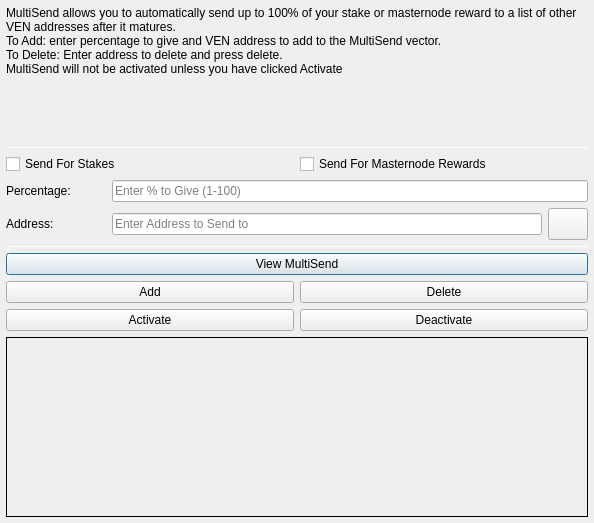
<?xml version="1.0" encoding="UTF-8"?>
<ui version="4.0">
 <class>MultiSendDialog</class>
 <widget class="QDialog" name="MultiSendDialog">
  <property name="windowModality">
   <enum>Qt::NonModal</enum>
  </property>
  <property name="geometry">
   <rect>
    <x>0</x>
    <y>0</y>
    <width>594</width>
    <height>523</height>
   </rect>
  </property>
  <property name="windowTitle">
   <string>MultiSend</string>
  </property>
  <layout class="QVBoxLayout" name="verticalLayout" stretch="0">
   <property name="leftMargin">
    <number>6</number>
   </property>
   <property name="topMargin">
    <number>6</number>
   </property>
   <property name="rightMargin">
    <number>6</number>
   </property>
   <property name="bottomMargin">
    <number>6</number>
   </property>
   <item>
    <layout class="QVBoxLayout" name="verticalLayout_Main" stretch="1,1,1,1,1,1">
     <item>
      <widget class="QLabel" name="label_2">
       <property name="lineWidth">
        <number>1</number>
       </property>
       <property name="text">
        <string>MultiSend allows you to automatically send up to 100% of your stake or masternode reward to a list of other VEN addresses after it matures.
To Add: enter percentage to give and VEN address to add to the MultiSend vector.
To Delete: Enter address to delete and press delete.
MultiSend will not be activated unless you have clicked Activate</string>
       </property>
       <property name="alignment">
        <set>Qt::AlignLeading|Qt::AlignLeft|Qt::AlignTop</set>
       </property>
       <property name="wordWrap">
        <bool>true</bool>
       </property>
      </widget>
     </item>
     <item>
      <widget class="Line" name="line">
       <property name="minimumSize">
        <size>
         <width>0</width>
         <height>1</height>
        </size>
       </property>
       <property name="maximumSize">
        <size>
         <width>16777215</width>
         <height>1</height>
        </size>
       </property>
       <property name="orientation">
        <enum>Qt::Horizontal</enum>
       </property>
      </widget>
     </item>
     <item>
      <layout class="QVBoxLayout" name="verticalLayout_Settings">
       <item>
        <layout class="QHBoxLayout" name="horizontalLayout">
         <item>
          <widget class="QCheckBox" name="multiSendStakeCheckBox">
           <property name="text">
            <string>Send For Stakes</string>
           </property>
          </widget>
         </item>
         <item>
          <widget class="QCheckBox" name="multiSendMasternodeCheckBox">
           <property name="text">
            <string>Send For Masternode Rewards</string>
           </property>
          </widget>
         </item>
        </layout>
       </item>
       <item>
        <layout class="QHBoxLayout" name="horizontalLayout_6">
         <item>
          <widget class="QLabel" name="label">
           <property name="minimumSize">
            <size>
             <width>100</width>
             <height>0</height>
            </size>
           </property>
           <property name="toolTip">
            <string>Percentage of stake to send</string>
           </property>
           <property name="text">
            <string>Percentage:</string>
           </property>
          </widget>
         </item>
         <item>
          <widget class="QLineEdit" name="multiSendPercentEdit">
           <property name="toolTip">
            <string>Enter whole numbers 1 - 100</string>
           </property>
           <property name="placeholderText">
            <string>Enter % to Give (1-100)</string>
           </property>
          </widget>
         </item>
        </layout>
       </item>
       <item>
        <layout class="QHBoxLayout" name="horizontalLayout_7">
         <item>
          <widget class="QLabel" name="label_5">
           <property name="minimumSize">
            <size>
             <width>100</width>
             <height>0</height>
            </size>
           </property>
           <property name="toolTip">
            <string>Address to send portion of stake to</string>
           </property>
           <property name="text">
            <string>Address:</string>
           </property>
          </widget>
         </item>
         <item>
          <widget class="QLineEdit" name="multiSendAddressEdit">
           <property name="toolTip">
            <string/>
           </property>
           <property name="placeholderText">
            <string>Enter Address to Send to</string>
           </property>
          </widget>
         </item>
         <item>
          <widget class="QPushButton" name="addressBookButton">
           <property name="maximumSize">
            <size>
             <width>16777215</width>
             <height>32</height>
            </size>
           </property>
           <property name="toolTip">
            <string>Choose an address from the address book</string>
           </property>
           <property name="text">
            <string/>
           </property>
           <property name="icon">
            <iconset resource="../venture.qrc">
             <normaloff>:/icons/address-book</normaloff>:/icons/address-book</iconset>
           </property>
           <property name="shortcut">
            <string>Alt+A</string>
           </property>
           <property name="autoDefault">
            <bool>false</bool>
           </property>
          </widget>
         </item>
        </layout>
       </item>
      </layout>
     </item>
     <item>
      <widget class="Line" name="line_2">
       <property name="minimumSize">
        <size>
         <width>0</width>
         <height>1</height>
        </size>
       </property>
       <property name="maximumSize">
        <size>
         <width>16777215</width>
         <height>1</height>
        </size>
       </property>
       <property name="orientation">
        <enum>Qt::Horizontal</enum>
       </property>
      </widget>
     </item>
     <item>
      <layout class="QVBoxLayout" name="verticalLayout_Buttons">
       <item>
        <layout class="QHBoxLayout" name="horizontalLayout_4">
         <item>
          <widget class="QPushButton" name="viewButton">
           <property name="toolTip">
            <string/>
           </property>
           <property name="statusTip">
            <string>View MultiSend Vector</string>
           </property>
           <property name="text">
            <string>View MultiSend</string>
           </property>
          </widget>
         </item>
        </layout>
       </item>
       <item>
        <layout class="QHBoxLayout" name="horizontalLayout_2">
         <item>
          <widget class="QPushButton" name="addButton">
           <property name="toolTip">
            <string/>
           </property>
           <property name="statusTip">
            <string>Add to MultiSend Vector</string>
           </property>
           <property name="text">
            <string>Add</string>
           </property>
          </widget>
         </item>
         <item>
          <widget class="QPushButton" name="deleteButton">
           <property name="toolTip">
            <string/>
           </property>
           <property name="statusTip">
            <string>Delete Address From MultiSend Vector</string>
           </property>
           <property name="text">
            <string>Delete</string>
           </property>
          </widget>
         </item>
        </layout>
       </item>
       <item>
        <layout class="QHBoxLayout" name="horizontalLayout_5">
         <item>
          <widget class="QPushButton" name="activateButton">
           <property name="statusTip">
            <string>Activate MultiSend</string>
           </property>
           <property name="text">
            <string>Activate</string>
           </property>
          </widget>
         </item>
         <item>
          <widget class="QPushButton" name="disableButton">
           <property name="statusTip">
            <string>Deactivate MultiSend</string>
           </property>
           <property name="text">
            <string>Deactivate</string>
           </property>
          </widget>
         </item>
        </layout>
       </item>
      </layout>
     </item>
     <item>
      <widget class="QLabel" name="message">
       <property name="minimumSize">
        <size>
         <width>0</width>
         <height>180</height>
        </size>
       </property>
       <property name="frameShape">
        <enum>QFrame::Panel</enum>
       </property>
       <property name="frameShadow">
        <enum>QFrame::Plain</enum>
       </property>
       <property name="lineWidth">
        <number>1</number>
       </property>
       <property name="midLineWidth">
        <number>1</number>
       </property>
       <property name="text">
        <string/>
       </property>
       <property name="alignment">
        <set>Qt::AlignLeading|Qt::AlignLeft|Qt::AlignTop</set>
       </property>
       <property name="wordWrap">
        <bool>true</bool>
       </property>
      </widget>
     </item>
    </layout>
   </item>
  </layout>
 </widget>
 <resources>
  <include location="../venture.qrc"/>
 </resources>
 <connections/>
</ui>
